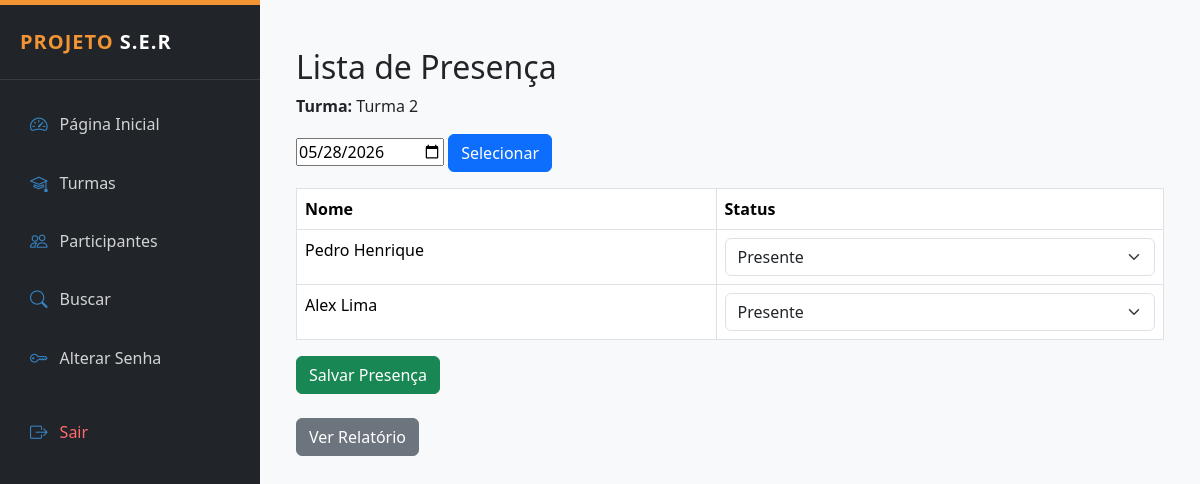
/public/presenca.php?turma_id=3, run on an earlier commit of the app's database.
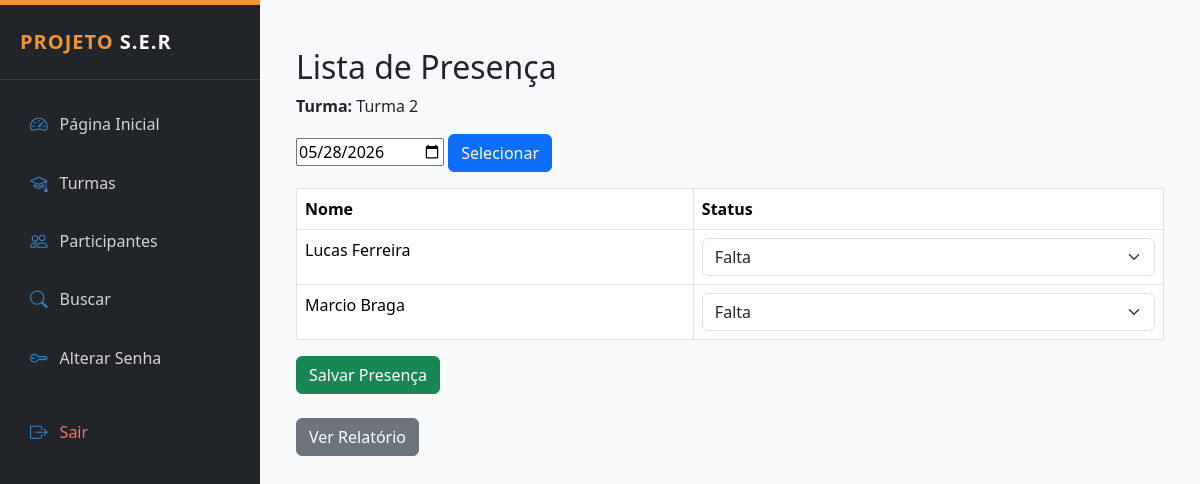
And on a later commit of the database.
### tables this page shows
CREATE TABLE `participantes` (
  `id` int(11) NOT NULL,
  `nome` varchar(120) NOT NULL,
  `numero_processo` varchar(50) DEFAULT NULL,
  `cpf` varchar(11) DEFAULT NULL,
  `data_nascimento` date DEFAULT NULL,
  `telefone` varchar(20) DEFAULT NULL,
  `email` varchar(120) DEFAULT NULL,
  `endereco` varchar(150) DEFAULT NULL,
  `bairro` varchar(100) DEFAULT NULL,
  `turma_id` int(11) DEFAULT NULL,
  `observacoes` text DEFAULT NULL,
  `criado_em` timestamp NOT NULL DEFAULT current_timestamp(),
  `caso_id` int(11) DEFAULT NULL,
  `status` enum('ativo','inativo') DEFAULT 'ativo',
  `total_passagens` int(11) DEFAULT 1
);

### public/presenca.php (the view, shortened to what this page needs)
<?php
require_once __DIR__ . "/../config/conexao.php";
require_once __DIR__ ."/../layout/admin_header.php";
$turma_id = $_GET['turma_id'] ?? null;
$data = $_GET['data'] ?? date('Y-m-d');
$stmt = $pdo->prepare("SELECT * FROM turmas WHERE id = ?");
$stmt->execute([$turma_id]);
$turma = $stmt->fetch();
$stmt = $pdo->prepare("SELECT * FROM turmas_sessoes WHERE turma_id = ? AND data = ?");
$stmt->execute([$turma_id, $data]);
$sessao = $stmt->fetch();
if (!$sessao) {
    $sessao_id = $pdo->lastInsertId();
} else {
    $sessao_id = $sessao['id'];
}
$stmt = $pdo->prepare("SELECT id, nome FROM participantes WHERE turma_id = ?");
$stmt->execute([$turma_id]);
$participantes = $stmt->fetchAll();
$stmt = $pdo->prepare("SELECT participante_id, status FROM presencas WHERE sessao_id = ?");
$stmt->execute([$sessao_id]);
$presencas_db = [];
foreach ($stmt->fetchAll() as $p) {
    $presencas_db[$p['participante_id']] = $p['status'];
}
?>
<div class="container mt-4">
    <h2>Lista de Presença</h2>
    <p><strong>Turma:</strong> <?= $turma['nome'] ?></p>
    <form method="GET" class="mb-3">
        <input type="date" name="data" value="<?= $data ?>" required>
        <button type="submit" class="btn btn-primary">Selecionar</button>
    </form>
    <form method="POST">
        <table class="table table-bordered">
            <thead>
                <tr>
                    <th>Nome</th>
                    <th>Status</th>
                </tr>
            </thead>
            <tbody>
                <?php foreach ($participantes as $p):
                    $status = $presencas_db[$p['id']] ?? 'falta';
                ?>
                <tr>
                    <td><?= $p['nome'] ?></td>
                    <td>
                        <select name="presencas[<?= $p['id'] ?>]" class="form-select">
                            <option value="presente" <?= $status == 'presente' ? 'selected' : '' ?>>Presente</option>
                            <option value="falta" <?= $status == 'falta' ? 'selected' : '' ?>>Falta</option>
                        </select>
                    </td>
                </tr>
                <?php endforeach; ?>
            </tbody>
        </table>
        <button class="btn btn-success">Salvar Presença</button>
    </form>
    <br>
    <a href="presenca_relatorio.php?turma_id=<?= $turma_id ?>" class="btn btn-secondary">
        Ver Relatório
    </a>
</div>
<?php
require_once __DIR__ ."/../layout/admin_footer.php";
?>

What changed in the data, as far as the page shows it:
removed participantes: nome "Pedro Henrique", id "Presente"
removed participantes: nome "Alex Lima", id "Presente"
added participantes: nome "Lucas Ferreira", id "Falta"
added participantes: nome "Marcio Braga", id "Falta"
